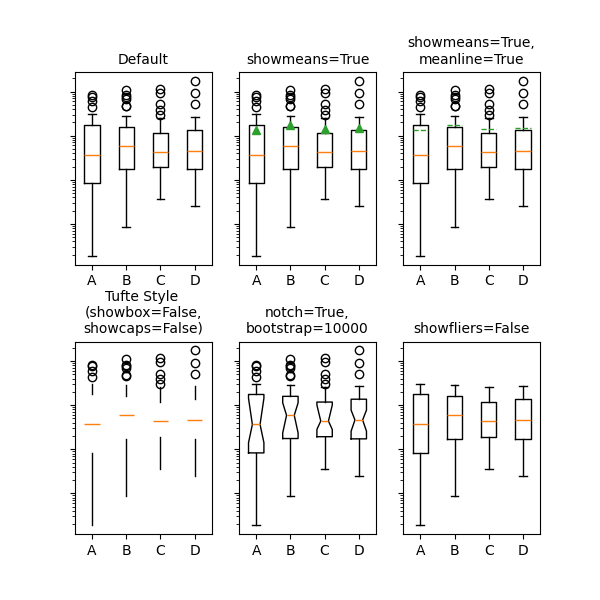

Write the Python code that produced this figure.
# 引入所需库
import matplotlib.pyplot as plt
import matplotlib
import numpy as np
matplotlib.use('TkAgg')


# 设置随机数种子
np.random.seed(19680801)
# 制作数据
data = np.random.lognormal(size=(37, 4), mean=1.5, sigma=1.75)
# labels: 四个标签的列表 A、B、C、D
labels = list('ABCD')
# fs: 字体大小 10
fs = 10  # fontsize

fig, axs = plt.subplots(nrows=2, ncols=3, figsize=(6, 6), sharey=True)
# 绘制箱线图
axs[0, 0].boxplot(data, tick_labels=labels)
# 设置图表的标题和标题字体大小
axs[0, 0].set_title('Default', fontsize=fs)

# showmeans 表示显示箱线图中的均值
axs[0, 1].boxplot(data, tick_labels=labels, showmeans=True)
axs[0, 1].set_title('showmeans=True', fontsize=fs)
# meanline 表示是否在箱线图上显示均值线
axs[0, 2].boxplot(data, tick_labels=labels, showmeans=True, meanline=True)
axs[0, 2].set_title('showmeans=True,\nmeanline=True', fontsize=fs)
# showbox设置为False表示不显示箱线图的箱体
# showcaps设置为False表示不显示箱线图的顶端和底端线
axs[1, 0].boxplot(data, tick_labels=labels, showbox=False, showcaps=False)
# 格式化标题
tufte_title = 'Tufte Style \n(showbox=False,\nshowcaps=False)'
axs[1, 0].set_title(tufte_title, fontsize=fs)
# notch参数设置为True表示使用斜线填充箱线图
# bootstrap参数设置为10000表示使用bootstrap方法进行异常值检测
axs[1, 1].boxplot(data, tick_labels=labels, notch=True, bootstrap=10000)
axs[1, 1].set_title('notch=True,\nbootstrap=10000', fontsize=fs)
# showfliers设置为False表示不显示异常值
axs[1, 2].boxplot(data, tick_labels=labels, showfliers=False)
axs[1, 2].set_title('showfliers=False', fontsize=fs)

# 以此对子图进行操作
for ax in axs.flat:
    # 纵坐标以对数形式显示
    ax.set_yscale('log')
    # 不显示纵坐标轴上的刻度标签
    ax.set_yticklabels([])

# 调整子图之间的间距
# hspace=0.4 表示子图之间的垂直间距为 0.4 英寸
fig.subplots_adjust(hspace=0.4)
plt.show()
